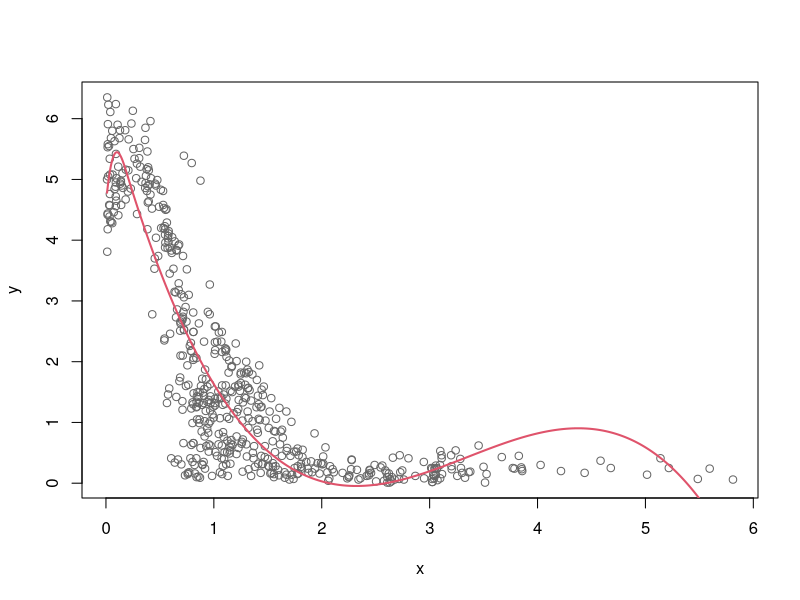
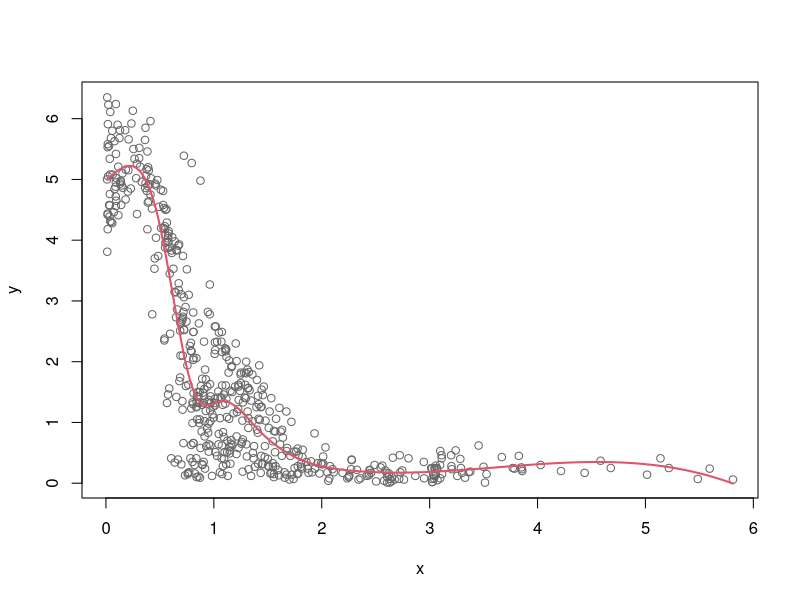

The R script that drew these images, in order:
library(splines)

data <- read.csv("assignment_1_2/tritium.csv")
attach(data)

n=550
x=pressure[1:n]
y=tritium[1:n]

# Question 1: Regression spline model based on a cubic B-spline basis

est <- lm(y ~ bs(x, knots=c(-0.2,0.2), degree=3))

xval <- seq(min(x),max(x),length.out = 1000)
yhat <- predict(est, newdata = data.frame(x=xval))

plot(x, y, col="gray40")
points(xval, yhat, type = "l", col=2, lwd=2)

# Question 2: Select knots

# Set AIC to maximum possible integer value to later compare with it
AIC = .Machine$integer.max
best_k = 0

for (k in 1:10) {
  knots <- quantile(x, probs = seq(0, 1, length.out = k + 2))[2:(k + 1)]
  model <- lm(y ~ bs(x, knots=knots, degree=3))
  aic_val <- AIC(model)
  
  if (aic_val < AIC) {
    AIC = aic_val
    best_k = k
    best_model = model
  }
}

cat("Optimal number of knots", best_k)
xval <- seq(min(x),max(x),length.out = 1000)
yhat <- predict(best_model, newdata = data.frame(x=xval))

plot(x, y, col="gray40")
points(xval, yhat, type = "l", col=2, lwd=2)
